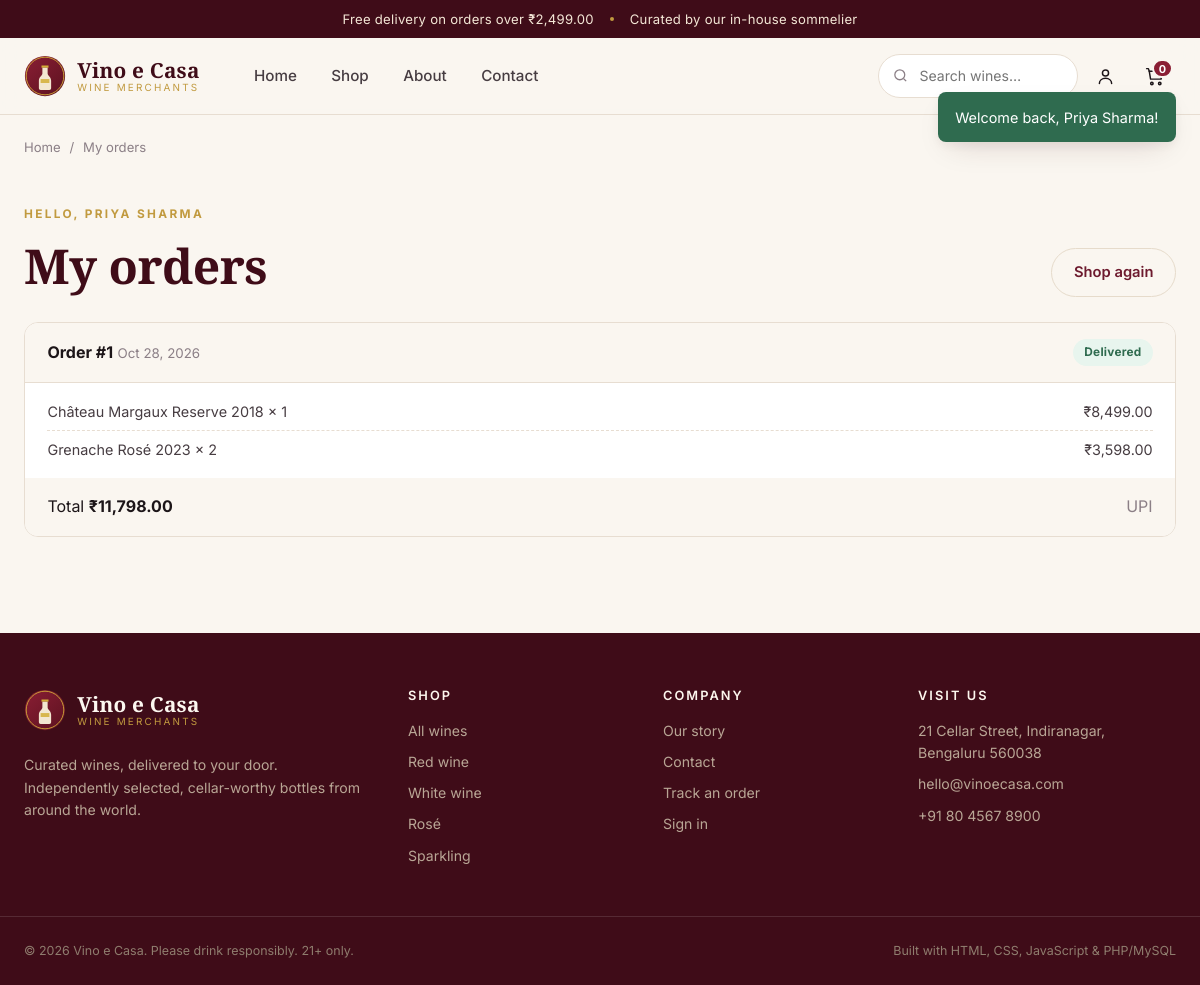
The page /my-orders.php (signed in) on the database its author committed.
### tables this page shows
CREATE TABLE users (
  id INT UNSIGNED AUTO_INCREMENT PRIMARY KEY,
  name VARCHAR(100) NOT NULL,
  email VARCHAR(160) NOT NULL UNIQUE,
  password VARCHAR(255) NOT NULL,
  phone VARCHAR(40) DEFAULT NULL,
  role ENUM('customer','admin') NOT NULL DEFAULT 'customer',
  created_at TIMESTAMP DEFAULT CURRENT_TIMESTAMP
);

CREATE TABLE orders (
  id INT UNSIGNED AUTO_INCREMENT PRIMARY KEY,
  user_id INT UNSIGNED DEFAULT NULL,
  full_name VARCHAR(120) NOT NULL,
  email VARCHAR(160) NOT NULL,
  phone VARCHAR(40) DEFAULT NULL,
  address VARCHAR(255) NOT NULL,
  city VARCHAR(80) NOT NULL,
  postal_code VARCHAR(20) DEFAULT NULL,
  country VARCHAR(80) DEFAULT 'India',
  notes VARCHAR(500) DEFAULT NULL,
  payment_method ENUM('cod','card','upi') NOT NULL DEFAULT 'cod',
  status ENUM('pending','processing','shipped','delivered','cancelled') NOT NULL DEFAULT 'pending',
  subtotal DECIMAL(10,2) NOT NULL DEFAULT 0,
  shipping DECIMAL(10,2) NOT NULL DEFAULT 0,
  total DECIMAL(10,2) NOT NULL DEFAULT 0,
  created_at TIMESTAMP DEFAULT CURRENT_TIMESTAMP,
  updated_at TIMESTAMP DEFAULT CURRENT_TIMESTAMP ON UPDATE CURRENT_TIMESTAMP,
  CONSTRAINT fk_order_user FOREIGN KEY (user_id) REFERENCES users(id) ON DELETE SET NULL,
  INDEX idx_orders_status (status)
);

CREATE TABLE order_items (
  id INT UNSIGNED AUTO_INCREMENT PRIMARY KEY,
  order_id INT UNSIGNED NOT NULL,
  product_id INT UNSIGNED DEFAULT NULL,
  product_name VARCHAR(140) NOT NULL,
  price DECIMAL(10,2) NOT NULL,
  qty INT NOT NULL DEFAULT 1,
  CONSTRAINT fk_item_order FOREIGN KEY (order_id) REFERENCES orders(id) ON DELETE CASCADE,
  CONSTRAINT fk_item_product FOREIGN KEY (product_id) REFERENCES products(id) ON DELETE SET NULL
);

### includes/database.php (called while the page is built, shortened)
<?php
function db(): PDO
{
    static $pdo = null;
    if ($pdo instanceof PDO) {
        return $pdo;
    }
    $dsn = sprintf('mysql:host=%s;port=%s;dbname=%s;charset=utf8mb4', DB_HOST, DB_PORT, DB_NAME);
    try {
        $pdo = new PDO($dsn, DB_USER, DB_PASS, [
            PDO::ATTR_ERRMODE            => PDO::ERRMODE_EXCEPTION,
            PDO::ATTR_DEFAULT_FETCH_MODE => PDO::FETCH_ASSOC,
            PDO::ATTR_EMULATE_PREPARES   => false,
        ]);
    } catch (PDOException $e) {
        http_response_code(500);
        if (is_ajax()) {
            header('Content-Type: application/json');
            echo json_encode(['ok' => false, 'error' => 'Database connection failed.']);
        } else {
            echo '<h1 style="font-family:sans-serif">Database connection failed</h1>';
            echo '<p style="font-family:sans-serif">' . htmlspecialchars($e->getMessage()) . '</p>';
            echo '<p style="font-family:sans-serif">Check config/config.php — is MySQL running and is the <code>wine_shop</code> database imported?</p>';
        }
        exit;
    }
    return $pdo;
}

### my-orders.php (the view, shortened to what this page needs)
<?php
require_login();
$user = current_user();
$stmt = db()->prepare('SELECT * FROM orders WHERE user_id = ? ORDER BY created_at DESC');
$stmt->execute([$user['id']]);
$orders = $stmt->fetchAll();
$itemStmt = db()->prepare('SELECT * FROM order_items WHERE order_id = ?');
require __DIR__ . '/includes/header.php';
?>
<div class="container">
    <nav class="breadcrumb"><a href="<?= url('index.php') ?>">Home</a><span>/</span><span>My orders</span></nav>
    <header class="page-head">
        <div>
            <span class="eyebrow">Hello, <?= e($user['name']) ?></span>
            <h1>My orders</h1>
        </div>
        <a class="btn btn--ghost" href="<?= url('shop.php') ?>">Shop again</a>
    </header>
    <?php if (!$orders): ?>
        <div class="empty-state">
            <h3>No orders yet</h3>
            <p>When you place an order it will appear here.</p>
            <a class="btn btn--primary" href="<?= url('shop.php') ?>">Start shopping</a>
        </div>
    <?php else: ?>
        <div class="orders-list">
            <?php foreach ($orders as $order): ?>
                <?php $itemStmt->execute([$order['id']]); $orderItems = $itemStmt->fetchAll(); ?>
                <article class="order-card">
                    <header class="order-card__head">
                        <div>
                            <strong>Order #<?= (int)$order['id'] ?></strong>
                            <small><?= e(date('M j, Y', strtotime($order['created_at']))) ?></small>
                        </div>
                        <?= status_badge($order['status']) ?>
                    </header>
                    <ul class="order-card__items">
                        <?php foreach ($orderItems as $item): ?>
                            <li><span><?= e($item['product_name']) ?> × <?= (int)$item['qty'] ?></span><span><?= e(money((float)$item['price'] * (int)$item['qty'])) ?></span></li>
                        <?php endforeach; ?>
                    </ul>
                    <footer class="order-card__foot">
                        <span>Total <strong><?= e(money((float)$order['total'])) ?></strong></span>
                        <span class="muted"><?= e(strtoupper($order['payment_method'])) ?></span>
                    </footer>
                </article>
            <?php endforeach; ?>
        </div>
    <?php endif; ?>
</div>
<?php require __DIR__ . '/includes/footer.php'; ?>

### includes/functions.php (shortened to what this page needs)
<?php
function e(?string $value): string
{
    return htmlspecialchars((string)$value, ENT_QUOTES | ENT_SUBSTITUTE, 'UTF-8');
}
function url(string $path = ''): string
{
    return BASE_URL . '/' . ltrim($path, '/');
}
function setting(string $key, ?string $default = null): ?string
{
    static $settings = null;
    if ($settings === null) {
        $settings = [];
        try {
            foreach (db()->query('SELECT setting_key, setting_value FROM settings') as $row) {
                $settings[$row['setting_key']] = $row['setting_value'];
            }
        } catch (Throwable $e) {
            $settings = [];
        }
    }
    return $settings[$key] ?? $default;
}
function currency(): string
{
    return setting('currency_symbol', '₹');
}
function money(float|string|null $amount): string
{
    return currency() . number_format((float)$amount, 2);
}
function order_statuses(): array
{
    return ['pending', 'processing', 'shipped', 'delivered', 'cancelled'];
}
function status_badge(string $status): string
{
    $class = in_array($status, order_statuses(), true) ? $status : 'pending';
    return '<span class="badge badge--' . $class . '">' . e(ucfirst($status)) . '</span>';
}
function current_user(): ?array
{
    static $user = null;
    if ($user !== null) {
        return $user;
    }
    $stmt = db()->prepare('SELECT id, name, email, phone, role, created_at FROM users WHERE id = ?');
    $stmt->execute([$_SESSION['user_id']]);
    $user = $stmt->fetch() ?: null;
    return $user;
}
function is_logged_in(): bool
{
    return current_user() !== null;
}
function is_admin(): bool
{
    $user = current_user();
    return $user !== null && $user['role'] === 'admin';
}
function require_login(): void
{
    if (!is_logged_in()) {
        $_SESSION['redirect_after_login'] = $_SERVER['REQUEST_URI'] ?? url('index.php');
        flash('Please sign in to continue.', 'warning');
        redirect('login.php');
    }
}

### assets/css/style.css (style rules this page uses)
:root { --wine-900: #3f0c18; --wine-700: #6d1a2e; --wine-600: #8a1e34; --wine-500: #a52a44; --wine-050: #fbeef1; --gold: #c19a3f; --gold-300: #e3c877; --gold-050: #f7efd9; --cream: #faf6f0; --cream-200: #f1e9dd; --cream-300: #e6dbcb; --ink: #1c1518; --ink-soft: #473d42; --muted: #8b7f86; --line: #e7ddd1; --white: #ffffff; --green: #2f6b4f; --danger: #b3261e; --warning: #b7791f; --radius-sm: 8px; --radius: 14px; --radius-lg: 22px; --shadow-sm: 0 1px 2px rgba(28, 21, 24, .06), 0 2px 8px rgba(28, 21, 24, .04); --shadow: 0 12px 32px -12px rgba(63, 12, 24, .18), 0 4px 12px rgba(63, 12, 24, .06); --shadow-lg: 0 30px 60px -24px rgba(63, 12, 24, .30); --container: 1200px; --serif: "Cormorant Garamond", Georgia, "Times New Roman", serif; --sans: "Inter", system-ui, -apple-system, "Segoe UI", Roboto, sans-serif; }
* { box-sizing: border-box; }
html { scroll-behavior: smooth; }
body { margin: 0; font-family: var(--sans); font-size: 16px; line-height: 1.6; color: var(--ink); background: var(--cream); -webkit-font-smoothing: antialiased; }
a { color: inherit; text-decoration: none; }
h1, h2, h3, h4 { font-family: var(--serif); font-weight: 600; line-height: 1.15; color: var(--wine-900); margin: 0 0 .5em; }
h1 { font-size: clamp(2rem, 4vw, 3.2rem); letter-spacing: -.01em; }
.container { width: 100%; max-width: var(--container); margin: 0 auto; padding: 0 24px; }
.muted { color: var(--muted); }
.btn { --btn-bg: var(--white); --btn-fg: var(--wine-900); display: inline-flex; align-items: center; justify-content: center; gap: .5rem; padding: .72rem 1.35rem; font: inherit; font-weight: 600; font-size: .92rem; color: var(--btn-fg); background: var(--btn-bg); border: 1px solid var(--line); border-radius: 999px; cursor: pointer; transition: .2s ease; white-space: nowrap; text-align: center; }
.btn--ghost { --btn-bg: transparent; --btn-fg: var(--wine-700); border-color: var(--cream-300); }
.eyebrow { display: inline-block; font-family: var(--sans); font-size: .74rem; font-weight: 700; text-transform: uppercase; letter-spacing: .2em; color: var(--gold); margin-bottom: .9rem; }
.page-head { padding: 2.4rem 0 1.6rem; display: flex; align-items: flex-end; justify-content: space-between; gap: 1.5rem; }
.page-head h1 { margin-bottom: .2rem; }
.breadcrumb { display: flex; gap: .55rem; padding: 1.4rem 0 .2rem; font-size: .82rem; color: var(--muted); flex-wrap: wrap; }
.orders-list { display: flex; flex-direction: column; gap: 1.2rem; padding-bottom: 4rem; }
.order-card { background: #fff; border: 1px solid var(--line); border-radius: var(--radius); overflow: hidden; }
.order-card__head { display: flex; align-items: center; justify-content: space-between; padding: 1rem 1.4rem; background: var(--cream); border-bottom: 1px solid var(--line); }
.order-card__head small { color: var(--muted); }
.order-card__items { list-style: none; padding: .6rem 1.4rem; margin: 0; }
.order-card__items li { display: flex; justify-content: space-between; padding: .45rem 0; font-size: .9rem; color: var(--ink-soft); border-bottom: 1px dashed var(--line); }
.order-card__items li:last-child { border-bottom: none; }
.order-card__foot { display: flex; justify-content: space-between; align-items: center; padding: 1rem 1.4rem; background: var(--cream); }
.badge { display: inline-block; padding: .25rem .7rem; border-radius: 999px; font-size: .74rem; font-weight: 700; letter-spacing: .02em; }
.badge--delivered { background: #e8f5ee; color: var(--green); }

### rows shown on the page
users: name "PRIYA SHARMA"
orders: id "1", created_at "Oct 28, 2026", status "Delivered", total "₹11,798.00", payment_method "UPI"
order_items: product_name "Château Margaux Reserve 2018", qty "1", money((float)$item['price'] * (int)$item['qty']) "₹8,499.00"
order_items: product_name "Grenache Rosé 2023", qty "2", money((float)$item['price'] * (int)$item['qty']) "₹3,598.00"

### other values the page prints
money((float)setting('free_shipping_above', '2499')) "₹2,499.00"
setting('shop_name', 'Vino e Casa') "Vino e Casa"
$link['label'] "Home"
$link['label'] "Shop"
$link['label'] "About"
$link['label'] "Contact"
$cartCount "0"
$f['message'] "Welcome back, Priya Sharma!"
setting('tagline', 'Curated wines, delivered to your door') "Curated wines, delivered to your door"
setting('shop_address', '') "21 Cellar Street, Indiranagar, Bengaluru 560038"
setting('shop_email', '') "hello@vinoecasa.com"
setting('shop_phone', '') "+91 80 4567 8900"
